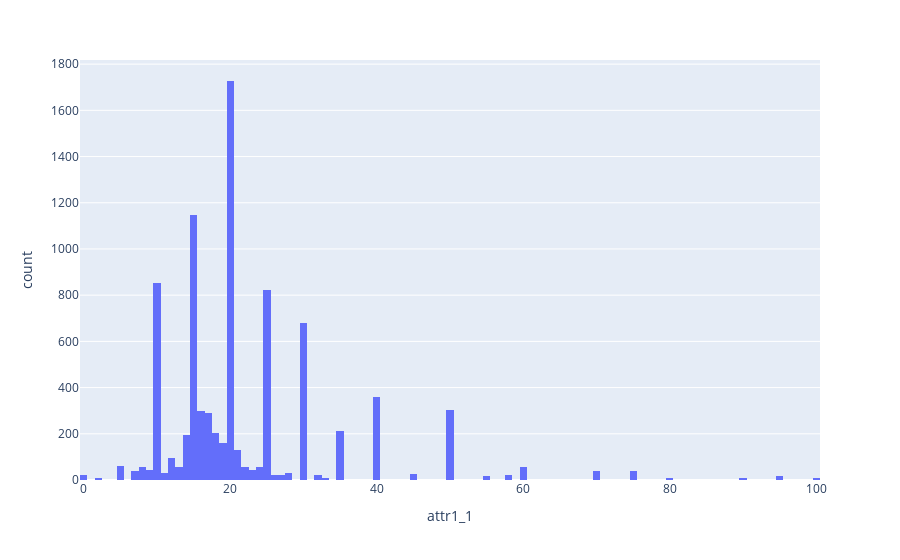

Notebook cell for this chart:
### Code cell
fig = px.histogram(df, x="attr1_1")
fig.show()

### Figure 1 — Plotly figure (JSON) as saved in the notebook; plotly's stock layout.template omitted (floating-point values rounded to 4 significant figures; data arrays with more than 128 entries replaced by an {"elided": "..."} marker saying what was removed)
{"data": [{"alignmentgroup": "True", "bingroup": "x", "hovertemplate": "attr1_1=%{x}<br>count=%{y}<extra></extra>", "legendgroup": "", "marker": {"color": "#636efa", "pattern": {"shape": ""}}, "name": "", "offsetgroup": "", "orientation": "v", "showlegend": false, "type": "histogram", "x": {"elided": "8378 float values"}, "xaxis": "x", "yaxis": "y"}], "layout": {"barmode": "relative", "legend": {"tracegroupgap": 0}, "margin": {"t": 60}, "xaxis": {"anchor": "y", "domain": [0, 1], "title": {"text": "attr1_1"}}, "yaxis": {"anchor": "x", "domain": [0, 1], "title": {"text": "count"}}}}
